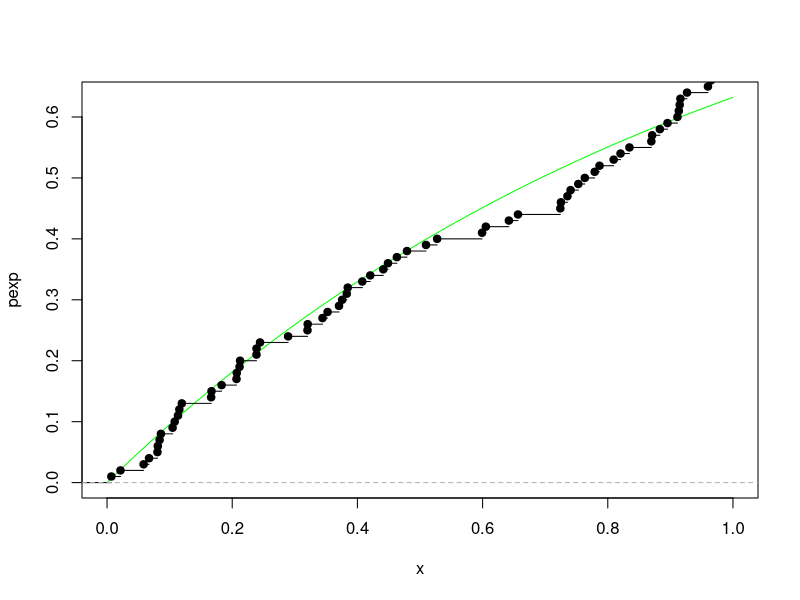
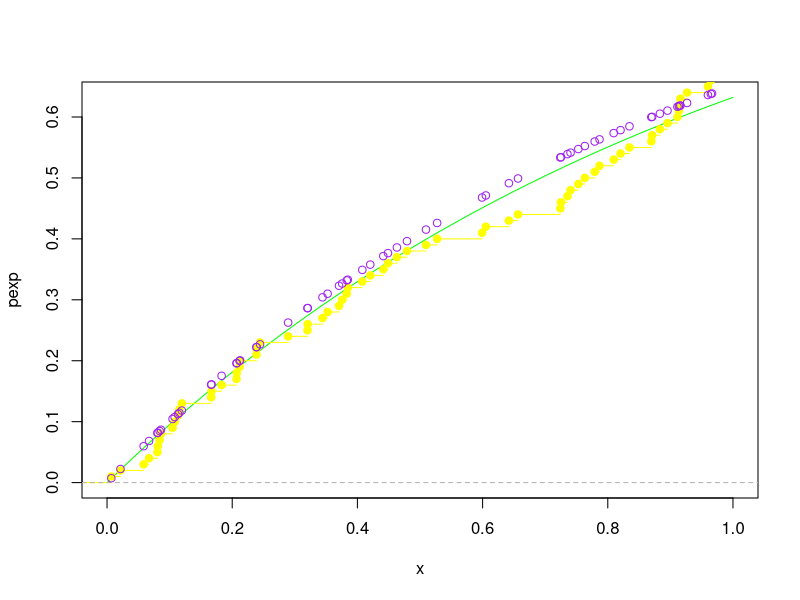
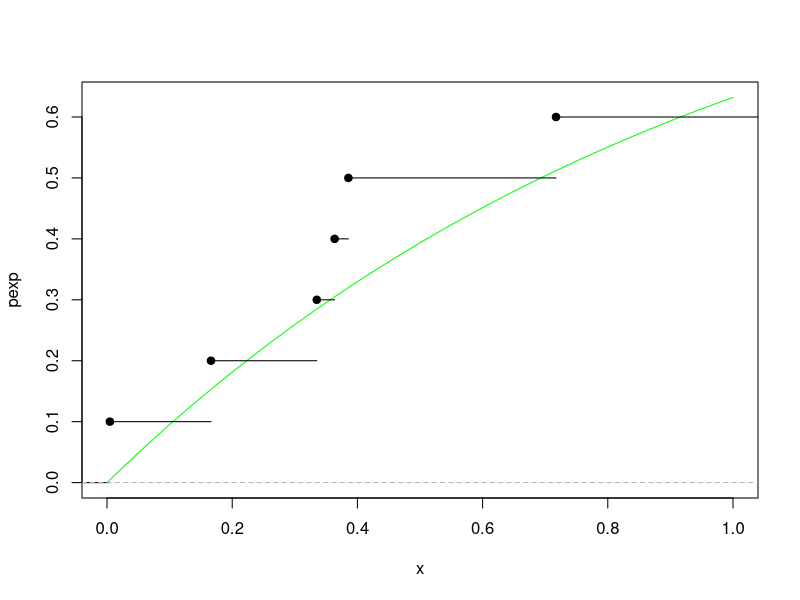
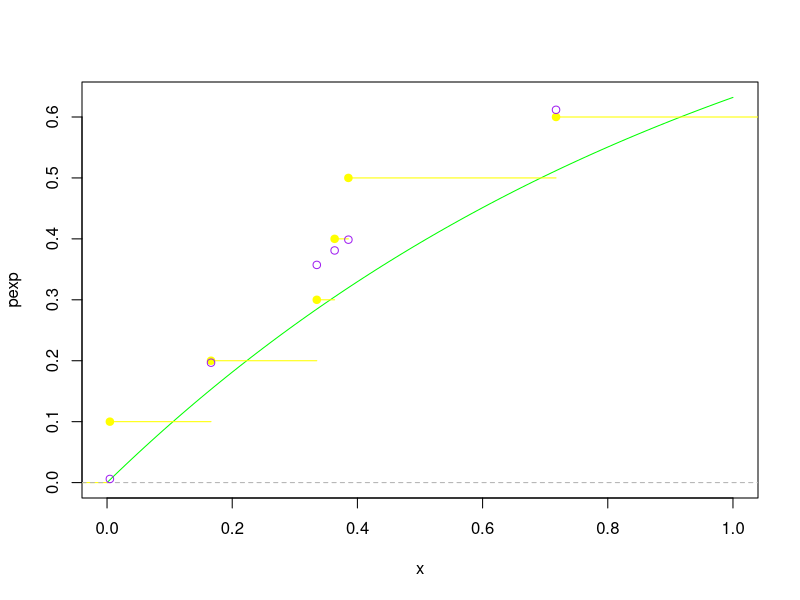
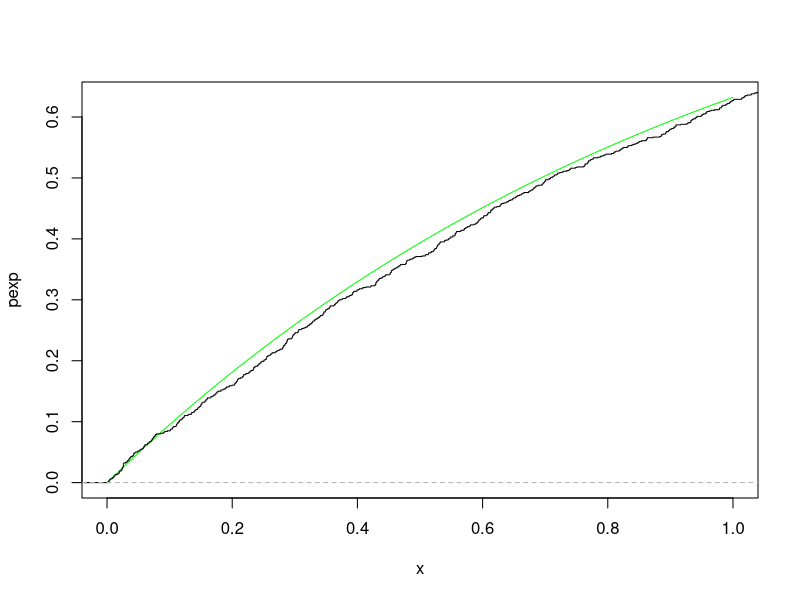
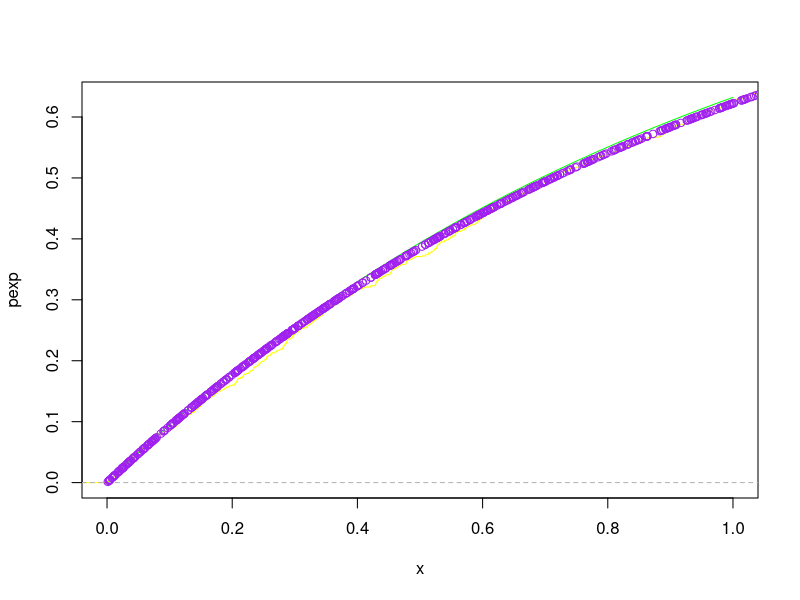

Recreate these plots in R, in order.
# Ejercicio a)

# Generar n = 100 datos como si provenieran de una muestra aleatoria X1, ... , Xn donde Xi
# es una variable aleatoria con distribucion Exp(λ) con λ = 1.
# Graficar su funcion de distribucion empirica junto con la verdadera funcion de distribucion acumulada.

datos <- rexp(100)

plot(pexp, col = "green")
lines(ecdf(datos))

# Ejercicio b)

# Para las 100 observaciones obtenidas en la parte a), calcular el estimador de λ
# por el metodo de los momentos y por maxima verosimilitud.

# Tanto el estimador de momentos como el de maxima verosimilitud proponen que el esimador de λ es:
# 1 / x̄ por ejercicio 1 y ejercicio 5 de la guia.

lambda_estimation <- 1 / mean(datos)
lambda_estimation # 1.018929 ~ 1

# Ejercicio c)

# Proponer un estimador de la funcion de distribucion acumulada distinto al obtenido en a)
# Superponerlo en el graficoo anterior.
# ¿Que observa? ¿Parece su propuesta mejorar la estimacion dada en a)?

# Uso la estimacion de lambda para calcular la funcion de distribucion acumulada
# Usando que Fx(x) = 1 - Exp(-λx), calculo la funcion para cada dato obtenido.

probas_estimadas <- 1 - exp(-lambda_estimation * datos)

plot(pexp, col = 'green')
lines(ecdf(datos), col = 'yellow')
points(datos,probas_estimadas, col = 'purple')

# La estimacion parece mejorar considerablemente con la empirica dada por R. Es muy similar a la original.

# Repetir los items anteriores para n = 10, n = 1000

# n = 10 

datos2 <- rexp(10)
plot(pexp, col = "green")
lines(ecdf(datos2))

lambda_estimation2 <- 1 / mean(datos2)
lambda_estimation2 # 1.119923

probas_estimadas2 <- 1 - exp(-lambda_estimation2 * datos2)

plot(pexp, col = 'green')
lines(ecdf(datos2), col = 'yellow')
points(datos2,probas_estimadas2, col = 'purple')

# n = 1000

datos3 <- rexp(1000)
plot(pexp, col = "green")
lines(ecdf(datos3))

lambda_estimation3 <- 1 / mean(datos3)
lambda_estimation3 # 1.041827

probas_estimadas3 <- 1 - exp(-lambda_estimation3 * datos3)

plot(pexp, col = 'green')
lines(ecdf(datos3), col = 'yellow')
points(datos3,probas_estimadas3, col = 'purple')


